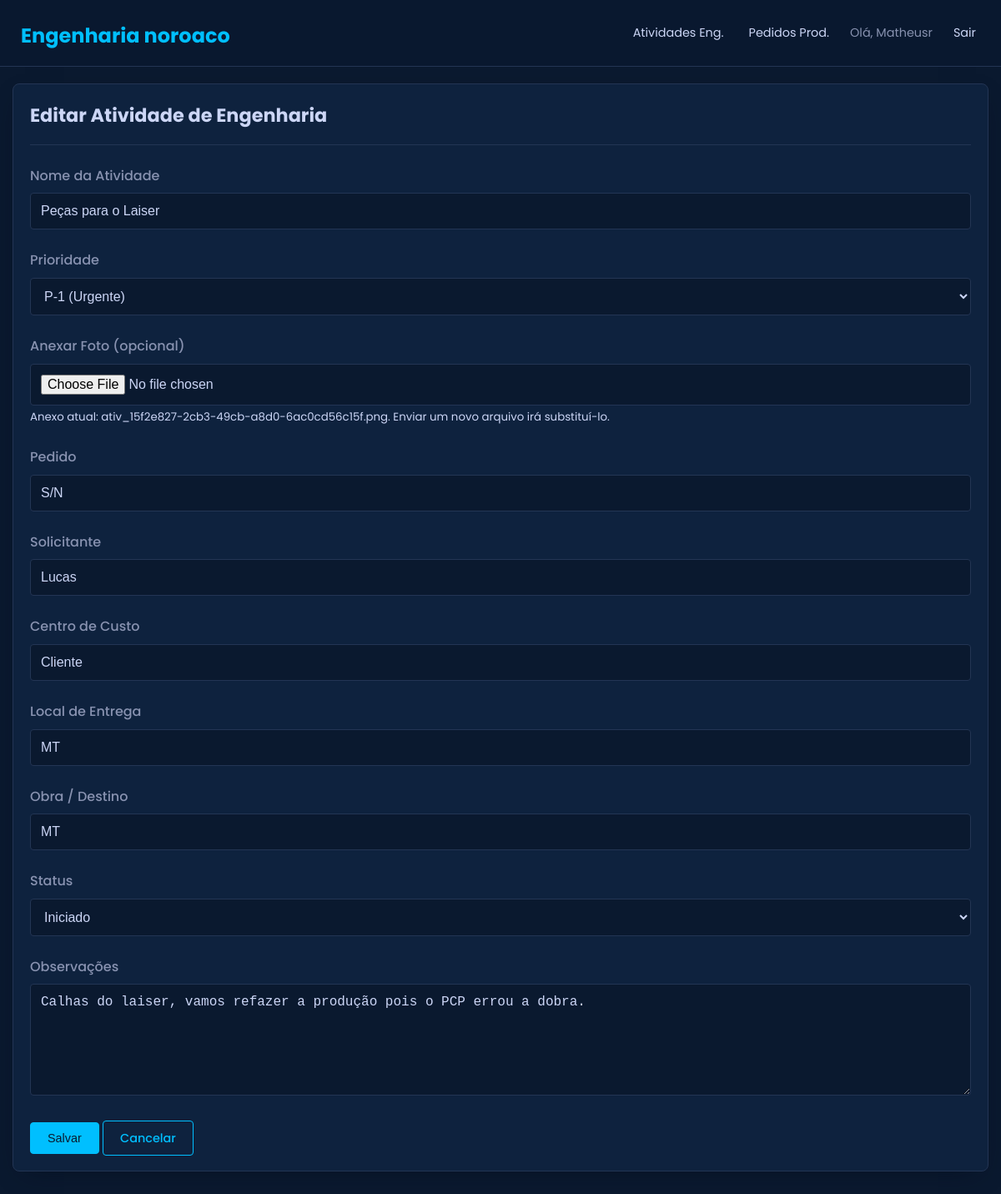
The app's page /atividade/2/editar (signed in) with its own data.
### app.py (models this page shows)
class User(db.Model, UserMixin):
    __tablename__ = 'user'
    id = db.Column(db.Integer, primary_key=True)
    login = db.Column(db.String(80), unique=True, nullable=False)
    nome = db.Column(db.String(150), nullable=False)
    senha_hash = db.Column(db.String(200), nullable=False)
    is_admin = db.Column(db.Boolean, default=False, nullable=False)

class Atividade(db.Model):
    __tablename__ = 'atividade'
    id = db.Column(db.Integer, primary_key=True)
    nome_atividade = db.Column(db.String(200), nullable=False)
    prioridade = db.Column(db.String(10), nullable=False, default='P-3')
    imagem_anexo = db.Column(db.String(100), nullable=True)
    observacoes = db.Column(db.Text, nullable=True)
    data_criacao = db.Column(db.DateTime, nullable=False, default=datetime.utcnow)
    centro_de_custo = db.Column(db.String(100), nullable=False)
    status = db.Column(db.String(50), nullable=False, default='Iniciado')
    responsavel_atual = db.Column(db.String(150), nullable=False)
    pedido = db.Column(db.String(100), nullable=True)
    local_de_entrega = db.Column(db.String(200), nullable=True)
    solicitante = db.Column(db.String(150), nullable=True)
    obra_destino = db.Column(db.String(200), nullable=True)
    historico = db.relationship('HistoricoModificacao', backref='atividade', lazy=True, cascade="all, delete-orphan", order_by='desc(HistoricoModificacao.data_modificacao)')

### app.py (the view, shortened to what this page needs)
@app.route('/atividade/<int:atividade_id>/editar', methods=['GET', 'POST'])
@login_required
def editar_atividade(atividade_id):
    atividade = Atividade.query.get_or_404(atividade_id)
    return render_template('form_atividade.html', title="Editar Atividade de Engenharia", atividade=atividade)

### app.py (called while the page is built)
@login_manager.user_loader
def load_user(user_id):
    return User.query.get(int(user_id))

@app.context_processor
def inject_year():
    return {'current_year': datetime.utcnow().year}

### templates/form_atividade.html (shortened to what this page needs)
{% extends "base.html" %}
{% block content %}
<div class="card">
    <div class="card-header">
        <h2>{{ title }}</h2>
    </div>
    <form method="POST" enctype="multipart/form-data">
        <div class="form-group">
            <label for="nome_atividade">Nome da Atividade</label>
            <input type="text" id="nome_atividade" name="nome_atividade" value="{{ atividade.nome_atividade if atividade else '' }}" required>
        </div>
        <div class="form-group">
            <label for="prioridade">Prioridade</label>
            <select id="prioridade" name="prioridade">
                <option value="P-1" {% if atividade and atividade.prioridade == 'P-1' %}selected{% endif %}>P-1 (Urgente)</option>
            </select>
        </div>
        <div class="form-group">
            <label for="imagem">Anexar Foto (opcional)</label>
            <input type="file" id="imagem" name="imagem" accept="image/png, image/jpeg, image/gif">
            {% if atividade and atividade.imagem_anexo %}
                <small>Anexo atual: {{ atividade.imagem_anexo }}. Enviar um novo arquivo irá substituí-lo.</small>
            {% endif %}
        </div>
        <div class="form-group">
            <label for="pedido">Pedido</label>
            <input type="text" id="pedido" name="pedido" value="{{ atividade.pedido if atividade else '' }}">
        </div>
        <div class="form-group">
            <label for="solicitante">Solicitante</label>
            <input type="text" id="solicitante" name="solicitante" value="{{ atividade.solicitante if atividade else '' }}">
        </div>
        <div class="form-group">
            <label for="centro_de_custo">Centro de Custo</label>
            <input type="text" id="centro_de_custo" name="centro_de_custo" value="{{ atividade.centro_de_custo if atividade else '' }}" required>
        </div>
        <div class="form-group">
            <label for="local_de_entrega">Local de Entrega</label>
            <input type="text" id="local_de_entrega" name="local_de_entrega" value="{{ atividade.local_de_entrega if atividade else '' }}">
        </div>
        <div class="form-group">
            <label for="obra_destino">Obra / Destino</label>
            <input type="text" id="obra_destino" name="obra_destino" value="{{ atividade.obra_destino if atividade else '' }}">
        </div>
        {% if atividade %}
        <div class="form-group">
            <label for="status">Status</label>
            <select id="status" name="status">
                <option value="Iniciado" {% if atividade.status == 'Iniciado' %}selected{% endif %}>Iniciado</option>
            </select>
        </div>
        {% endif %}
        <div class="form-group">
            <label for="observacoes">Observações</label>
            <textarea id="observacoes" name="observacoes" rows="6">{{ atividade.observacoes if atividade else '' }}</textarea>
        </div>
        <button type="submit" class="btn btn-primary">Salvar</button>
        <a href="{{ url_for('todas_atividades') }}" class="btn">Cancelar</a>
    </form>
</div>
{% endblock %}

### templates/base.html (shortened to what this page needs)
<!DOCTYPE html>
<html lang="pt-BR">
<head>
    <link rel="stylesheet" href="{{ url_for('static', filename='css/style.css') }}">
</head>
<body>
    <header>
        <h1><a href="{{ url_for('index') }}">Engenharia noroaco</a></h1>
        <nav class="nav-links" id="nav-links">
            {% if current_user.is_authenticated %}
                <a href="{{ url_for('todas_atividades') }}" class="nav-link">Atividades Eng.</a>
                <a href="{{ url_for('todos_pedidos') }}" class="nav-link">Pedidos Prod.</a>
                <span class="nav-user">Olá, {{ current_user.nome }}</span>
                <a href="{{ url_for('logout') }}" class="nav-link">Sair</a>
            {% endif %}
        </nav>
    </header>
    <main>
        {% block content %}{% endblock %}
    </main>
</body>
</html>

### static/css/style.css (style rules this page uses)
:root { --cor-primaria-fundo: #0a192f; --cor-secundaria-fundo: #172a45; --cor-texto-principal: #ccd6f6; --cor-texto-secundario: #8892b0; --cor-destaque: #00bfff; --cor-destaque-hover: #17d5ff; --cor-fundo-card: #0e223e; --cor-borda: #233554; --sombra: 0 10px 30px -15px rgba(2, 12, 27, 0.7); --fonte-principal: 'Poppins', sans-serif; }
* { margin: 0; padding: 0; box-sizing: border-box; }
body { font-family: var(--fonte-principal); background-color: var(--cor-primaria-fundo); color: var(--cor-texto-principal); font-size: 16px; line-height: 1.6; }
header { background-color: rgba(10, 25, 47, 0.85); backdrop-filter: blur(10px); padding: 0 25px; display: flex; justify-content: space-between; align-items: center; height: 80px; position: fixed; top: 0; width: 100%; z-index: 100; border-bottom: 1px solid var(--cor-borda); }
header h1 a { color: var(--cor-destaque); text-decoration: none; font-size: 1.5rem; font-weight: 700; }
.nav-links { display: none; align-items: center; gap: 20px; }
.nav-link { color: var(--cor-texto-principal); text-decoration: none; font-size: 0.9rem; padding: 5px; transition: color 0.3s ease; }
.nav-user { color: var(--cor-texto-secundario); font-size: 0.9rem; }
main { padding: 100px 15px 20px 15px; max-width: 1200px; margin: 0 auto; }
.card { background-color: var(--cor-fundo-card); border: 1px solid var(--cor-borda); border-radius: 8px; padding: 20px; margin-bottom: 2rem; box-shadow: var(--sombra); }
.card-header { display: flex; flex-direction: column; gap: 15px; margin-bottom: 1.5rem; padding-bottom: 1rem; border-bottom: 1px solid var(--cor-borda); }
.card-header h2 { margin: 0; color: var(--cor-texto-principal); font-size: 1.4rem; }
.btn { padding: 10px 20px; border: 1px solid var(--cor-destaque); border-radius: 4px; background-color: transparent; color: var(--cor-destaque); text-decoration: none; cursor: pointer; font-size: 0.9rem; font-weight: 500; transition: background-color 0.3s ease; }
.btn-primary { background-color: var(--cor-destaque); color: var(--cor-primaria-fundo); }
.form-group { margin-bottom: 1.5rem; }
.form-group label { display: block; margin-bottom: 0.5rem; font-weight: 500; color: var(--cor-texto-secundario); }
.form-group input, .form-group select, .form-group textarea { width: 100%; padding: 12px; border: 1px solid var(--cor-borda); border-radius: 4px; font-size: 1rem; background-color: var(--cor-primaria-fundo); color: var(--cor-texto-principal); }
.form-group textarea { resize: vertical; }
@media (min-width: 768px) { .nav-links { display: flex; } }
@media (min-width: 768px) { .card-header { flex-direction: row; justify-content: space-between; align-items: center; } }

### records on screen
User: nome "Matheusr"
Atividade: nome_atividade "Peças para o Laiser", prioridade "P-1 (Urgente)", imagem_anexo "ativ_15f2e827-2cb3-49cb-a8d0-6ac0cd56c15f.png", pedido "S/N", solicitante "Lucas", centro_de_custo "Cliente", local_de_entrega "MT", obra_destino "MT", status "Iniciado", observacoes "Calhas do laiser, vamos refazer a produção pois o PCP errou a dobra."

### other values on screen
{{ title }} "Editar Atividade de Engenharia"
